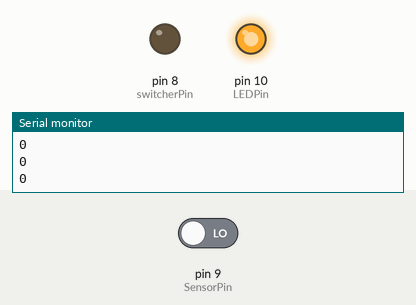
Bench run of a sketch on a simulated Arduino Uno, built with avr-gcc and run on an emulated ATmega328P. Parts: output pins drawn as LEDs (lit = HIGH), the last lines printed to the serial monitor. The inputs (shaded band) are chosen by the test bench; at power-on: pin 9 (SensorPin) LOW.

Above: at 1.4 s.
1.5 s: pin 9 (SensorPin) driven HIGH
At 1.8 s:
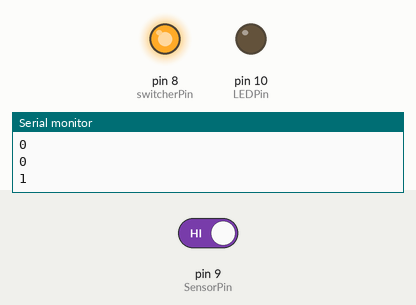
3.0 s: pin 9 (SensorPin) driven LOW
At 4.2 s:
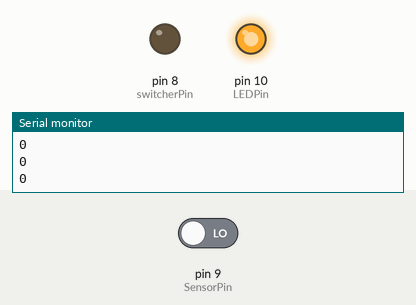
Timing chart, 0 to 6.0 s (numbered marks = the images above; inputs shaded):
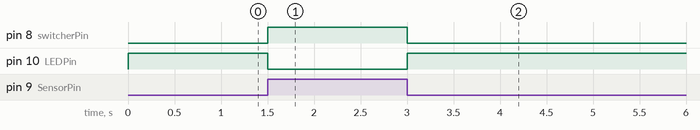

The sketch:

pir_sensor.ino
```cpp
const int SensorPin = 9;
const int switcherPin = 8;
const int LEDPin = 10;
void setup() {

  Serial.begin(9600);
  pinMode(SensorPin, INPUT);
  pinMode(switcherPin, OUTPUT);
  pinMode(LEDPin, OUTPUT);
}

void loop() {
  int sensorValue = digitalRead(SensorPin);
  Serial.println(sensorValue);

  digitalWrite(switcherPin, sensorValue);
  digitalWrite(LEDPin, !sensorValue);

  delay(300);
}
```

Measured:
- after the input at 1.5 s, pin 8 (switcherPin): LOW → HIGH at once; pin 10 (LEDPin): HIGH → LOW at once
- after the input at 3.0 s, pin 8 (switcherPin): HIGH → LOW at once; pin 10 (LEDPin): LOW → HIGH at once
